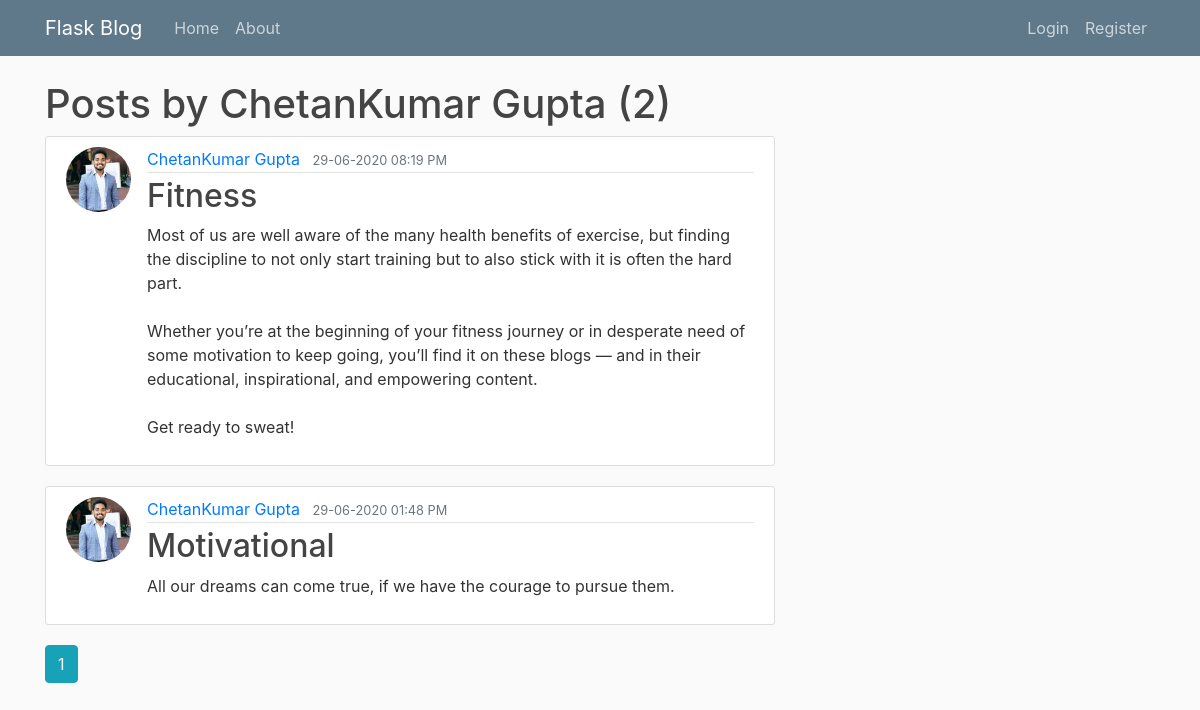
/user/ChetanKumar Gupta, run on the app's committed database.
### BlogWebsite/models.py (models this page shows, shortened)
class User(db.Model, UserMixin):
    id = db.Column(db.Integer, primary_key=True)
    username = db.Column(db.String(20), unique=True, nullable=False)
    email = db.Column(db.String(120), unique=True, nullable=False)
    img_file = db.Column(db.String(20), nullable=False, default='default.jpg')
    password = db.Column(db.String(60), nullable=False)
    post = db.relationship('Post', backref='author', lazy=True)

class Post(db.Model):
    id = db.Column(db.Integer, primary_key=True)
    title = db.Column(db.String(100), nullable=False)
    date_posted = db.Column(db.DateTime(120), nullable=False, default=datetime.now())
    content = db.Column(db.Text, nullable=False)
    user_id = db.Column(db.Integer, db.ForeignKey('user.id'), nullable=False)

### BlogWebsite/routes.py (the view)
@app.route("/user/<string:username>")
def user_post(username):
    page=request.args.get('page',1,type=int)
    user=User.query.filter_by(username=username).first_or_404()
    posts = Post.query.filter_by(author=user).order_by(Post.date_posted.desc()).paginate(page=page,per_page=5)
    return render_template("user_post.html",posts=posts,user=user)

### BlogWebsite/Templates/user_post.html
{% extends "layout.html" %}
{% block content %}
<h1 class='mb=3'>Posts by {{user.username}} ({{posts.total}}) </h1>
	{% for post in posts.items %}
		<article class="media content-section">
			<img class="rounded-circle article-img" src="{{url_for('static',filename='profile_pics/'+post.author.img_file) }}">
          <div class="media-body">
            <div class="article-metadata">
              <a class="mr-2" href="{{url_for('user_post',username=post.author.username)}} ">{{ post.author.username }}</a>
              <small class="text-muted">{{ post.date_posted.strftime('%d-%m-%Y %I:%M %p') }}</small>
            </div>
            <h2><a class="article-title" href="{{url_for('post',post_id=post.id)}}">{{ post.title }}</a></h2>
            <p class="article-content">{{ post.content }}</p>
          </div>
        </article>
	{%endfor%}
	{% for page_num in posts.iter_pages(left_edge=1,right_edge=1,left_current=1,right_current=2) %}
		{% if page_num %}
			{% if posts.page == page_num %}
				<a class="btn btn-info mb-4" href="{{url_for('user_post',username=user.username,page=page_num)}}">{{page_num}}</a>
			{% else %}
				<a class="btn btn-outline-info mb-4" href="{{url_for('user_post',username=user.username,page=page_num)}}">{{page_num}}</a>
			{% endif %}
		{% else %}
			...
		{% endif %}
	{%endfor%}
{% endblock content %}

### BlogWebsite/static/main.css (style rules this page uses)
body { background: #fafafa; color: #333333; margin-top: 5rem; }
h1, h2, h3, h4, h5, h6 { color: #444444; }
.content-section { background: #ffffff; padding: 10px 20px; border: 1px solid #dddddd; border-radius: 3px; margin-bottom: 20px; }
.article-title { color: #444444; }
.article-content { white-space: pre-line; }
.article-img { height: 65px; width: 65px; margin-right: 16px; }
.article-metadata { padding-bottom: 1px; margin-bottom: 4px; border-bottom: 1px solid #e3e3e3 }

### data on the page
User: username "ChetanKumar Gupta"
Post: img_file (picture), author.username "ChetanKumar Gupta", date_posted "29-06-2020 08:19 PM", title "Fitness", content "Most of us are well aware of the many health benefits of exercise, but finding the discipline to not only start training but to also stick with it is often the hard part. Whether you’re at the beginning of your fitness journey or in desperate need of some motivation to keep going, you’ll find it on these blogs — and in their educational, inspirational, and empowering content. Get ready to sweat!"
Post: img_file (picture), author.username "ChetanKumar Gupta", date_posted "29-06-2020 01:48 PM", title "Motivational", content "All our dreams can come true, if we have the courage to pursue them."

### other printed values
{{ posts.total }} "2"
{{ page_num }} "1"
